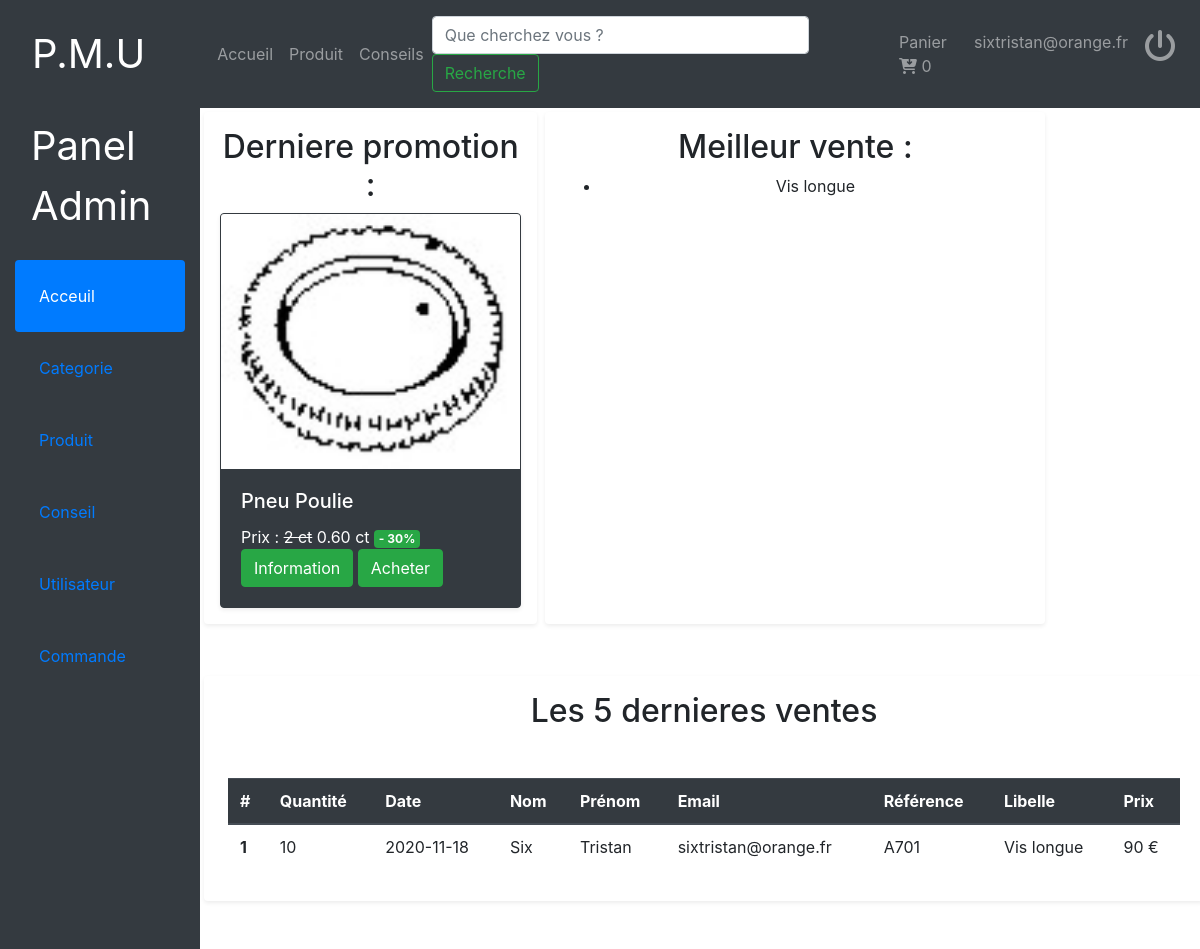
The page /vue/dashboard.php (signed in) on the database its author committed.
### tables this page shows
CREATE TABLE IF NOT EXISTS `commande` (
  `id_commande` int NOT NULL AUTO_INCREMENT,
  `quantité` int NOT NULL,
  `date` date NOT NULL,
  `id_utilisateur` int NOT NULL,
  `id_produit` int NOT NULL,
  PRIMARY KEY (`id_commande`),
  KEY `fk_utilisateur` (`id_utilisateur`),
  KEY `fk_produit` (`id_produit`)
);

CREATE TABLE IF NOT EXISTS `utilisateur` (
  `id` int NOT NULL AUTO_INCREMENT,
  `Nom` varchar(255) NOT NULL,
  `Prenom` varchar(255) NOT NULL,
  `email` varchar(255) NOT NULL,
  `MDP` varchar(255) NOT NULL,
  `Raison` varchar(255) NOT NULL,
  `adresse` varchar(255) NOT NULL,
  `codepostal` int NOT NULL,
  `ville` varchar(255) NOT NULL,
  `tel` varchar(255) NOT NULL,
  `id_cat` int NOT NULL,
  PRIMARY KEY (`id`),
  KEY `fk_cat_util` (`id_cat`)
);

CREATE TABLE IF NOT EXISTS `produit` (
  `id_produit` int NOT NULL AUTO_INCREMENT,
  `reference` varchar(5) NOT NULL,
  `quantité` int NOT NULL,
  `prix_unitaire` int NOT NULL,
  `libelle` varchar(255) NOT NULL,
  `description` text NOT NULL,
  `id_cat` int NOT NULL,
  `promotion` int DEFAULT NULL,
  PRIMARY KEY (`id_produit`),
  KEY `fk_cat` (`id_cat`)
);

### models/ArticleManager.php (called while the page is built, shortened)
<?php
include_once('Article.php');
class articleManager
{
  public function getMeilleureVente()
  {
    $ventes = [];
    $DBase = new Connect();
		$db = $DBase->connexion();
    $q = $db->prepare('SELECT `libelle` FROM `produit` JOIN commande ON produit.id_produit=commande.id_produit
    GROUP by commande.id_produit ORDER BY COUNT(commande.id_produit) LIMIT 5 ');
    $q->execute();
    while ($donnees = $q->fetch(PDO::FETCH_ASSOC))
    {
      $ventes[] = new Article($donnees);
    }
    return $ventes;
  }
  public function lastPromotion()
  {
    $promotions = [];
    $DBase = new Connect();
		$db = $DBase->connexion();
    $q = $db->prepare('SELECT id_produit,libelle,chemin,image,description,prix_unitaire,quantité,ROUND(prix_unitaire*(pourcentage/100),2)as prix,promotion,pourcentage,datefin
    from produit join objet on objet.id_prod = id_produit
    join promotion on promotion.id = produit.promotion
    where CURDATE() between datedebut and datefin ORDER by promotion.datedebut DESC LIMIT 4 ');
    $q->execute();
    while ($donnees = $q->fetch(PDO::FETCH_ASSOC))
    {
      $promotions[] = new Article($donnees);
    }
    return $promotions;
  }
}

### models/Article.php (called while the page is built, shortened)
<?php
class Article
{
	private $_id ;
	private $_prix_unitaire = 0;
	private $_libelle = "";
	private $_chemin = "";
	private $_nomImage = "";
	private $_prixPromo;
	private $_pourcentage;
	public function __construct($donnees)
	{
		if (isset($donnees['id_produit'])) {
			$this->_id = $donnees['id_produit'];
		}
		if (isset($donnees['prix_unitaire'])) {
			$this->_prix_unitaire = $donnees['prix_unitaire'];
		}
		if (isset($donnees['libelle'])) {
			$this->_libelle = $donnees['libelle'];
		}
		if (isset($donnees['chemin'])) {
			$this->_chemin = $donnees['chemin'];
		}
		if (isset($donnees['image'])) {
			$this->_nomImage = $donnees['image'];
		}
		if (isset($donnees['prix'])) {
			$this->_prixPromo = $donnees['prix'];
		}
		if (isset($donnees['pourcentage'])) {
			$this->_pourcentage = $donnees['pourcentage'];
		}
	}
	public function getId()
	{
		return $this->_id;
	}
	public function getPrix()
	{
		return $this->_prix_unitaire;
	}
	public function getLibelle()
	{
		return $this->_libelle;
	}
	public function getImage()
	{
		return $this->_chemin;
	}
	public function getNomImage()
	{
		return $this->_nomImage;
	}
	public function getPrixPromo()
	{
		return $this->_prixPromo;
	}
	public function getPourcentage()
	{
		return $this->_pourcentage;
	}
}
 ?>

### models/CommandeManagerBis.php (called while the page is built, shortened)
<?php
include_once('Commande.php');
class CommandeManager
{
    public function listeCommande()
  {
    $DBase = new Connect();
    $db = $DBase->connexion();
    $commandes = [];
    $q = $db->prepare('SELECT id_commande,commande.quantité,date,utilisateur.Nom,utilisateur.Prenom,utilisateur.email,produit.reference,produit.libelle,
    (produit.prix_unitaire * commande.quantité) AS prix FROM commande
    JOIN utilisateur ON commande.id_utilisateur = utilisateur.id
    JOIN produit on commande.id_produit = produit.id_produit ');
    $q->execute();
    while ($donnees = $q->fetch(PDO::FETCH_ASSOC))
    {
      $commandes[] = new Commande($donnees);
    }
    return $commandes;
  }
}
?>

### models/Commande.php (called while the page is built)
<?php
class Commande
{
	private $_id ;
    private $_quantite = "";
    private $_date = "";
	private $_nom = "";
	private $_prenom = "";
	private $_email= "";
	private $_reference = "";
	private $_libelle = "";
    private $_prix = "";
	public function __construct($donnees)
	{
		if (isset($donnees['id_commande'])) {
			$this->_id = $donnees['id_commande'];
        }
        if (isset($donnees['quantité'])) {
			$this->_quantite = $donnees['quantité'];
        }
        if (isset($donnees['date'])) {
			$this->_date = $donnees['date'];
		}
		if (isset($donnees['Nom'])) {
			$this->_nom = $donnees['Nom'];
		}
		if (isset($donnees['Prenom'])) {
			$this->_prenom = $donnees['Prenom'];
		}
		if (isset($donnees['email'])) {
			$this->_email = $donnees['email'];
        }
        if (isset($donnees['reference'])) {
			$this->_reference = $donnees['reference'];
        }
        if (isset($donnees['libelle'])) {
			$this->_libelle = $donnees['libelle'];
        }
        if (isset($donnees['prix'])) {
			$this->_prix = $donnees['prix'];
		}
	}
	public function getId()
	{
		return $this->_id;
    }
    public function getDate()
	{
		return $this->_date;
	}
	public function getNom()
	{
		return $this->_nom;
	}
	public function getPrenom()
	{
		return $this->_prenom;
	}
	public function getEmail()
	{
		return $this->_email;
    }
    public function getReference()
	{
		return $this->_reference;
	}
	public function getQuantite()
	{
		return $this->_quantite;
	}
	public function getPrix()
	{
		return $this->_prix;
	}
	public function getLibelle()
	{
		return $this->_libelle;
	}
}
 ?>

### vue/adminAcceuil.php (shortened to what this page needs)
<?php
    include_once('../models/CommandeManagerBis.php');
    include_once('../models/ArticleManager.php');
    $Com_man = new CommandeManager();
    $Art_man = new articleManager();
    $ventes = $Art_man->getMeilleureVente();
    $tailleVente = sizeof($ventes);
    $articlePromo = $Art_man->lastPromotion();
    $commandes = $Com_man->listeCommande();
    $tailleCommande = sizeof($commandes);
?>
<div class="row">
    <div class="col-4 shadow-sm m-1 p-3 mb-5 bg-white rounded">
    <h2 class="text-center">Derniere promotion :</h2>
        <div class="card border border-dark  shadow-sm bg-dark  text-white rounded">
            <img src=<?php echo '"'.$articlePromo[0]->getImage().'"'?> class="card-img-top" alt="<?php echo $articlePromo[0]->getNomImage()?>">
            <div class="card-body">
                <div class="row">
                    <div class="col">
                        <h5 class="card-title"><?php echo $articlePromo[0]->getLibelle() ?></h5>
                            <span class="card-link">Prix : <del><?php echo $articlePromo[0]->getPrix() ?> ct</del>  <?php echo $articlePromo[0]->getPrixPromo() ?> ct</span>
                            <span class="badge badge-success">- <?php echo $articlePromo[0]->getPourcentage() ?>%</span>
                        <a href="pageProduit.php?id=<?php echo  $articlePromo[0]->getId()?>"><button class="card-link btn btn-success" name="info" id="info">Information</button></a>
                        <button class="card-link btn btn-success" name="acheter" id="acheter">Acheter</button>
                    </div>
                </div>
            </div>
        </div>
    </div>
    <div class="col-6 shadow-sm m-1 p-3 mb-5 bg-white rounded">
                <h2 class="text-center">Meilleur vente :</h2>
                <ul class="text-center">
                <?php
                    for ($i=0; $i < $tailleVente; $i++) {
                        echo '<li> '. $ventes[$i]->getLibelle() . '</li> ';
                    }
                ?>
                </ul>
    </div>
</div>
<div class="row">
    <div class="col-12 shadow-sm m-1 p-3 mb-5 bg-white rounded">
    <h2 class="text-center">Les 5 dernieres ventes</h2>
        <div class="table-responsive-sm m-2 mt-5">
            <table class="table">
                <thead class="thead-dark">
                    <tr>
                    <th scope="col">#</th>
                    <th scope="col">Quantité</th>
                    <th scope="col">Date</th>
                    <th scope="col">Nom</th>
                    <th scope="col">Prénom</th>
                    <th scope="col">Email</th>
                    <th scope="col">Référence</th>
                    <th scope="col">Libelle</th>
                    <th scope="col">Prix</th>
                    </tr>
                </thead>
                <tbody>
                <?php
                        for ($i=0; $i < $tailleCommande; $i++) {
                    ?>
                    <tr>
                    <th scope="row"><?php echo $commandes[$i]->getId()?></th>
                    <td><?php echo $commandes[$i]->getQuantite()?></td>
                    <td><?php echo $commandes[$i]->getDate()?></td>
                    <td><?php echo $commandes[$i]->getNom()?></td>
                    <td><?php echo $commandes[$i]->getPrenom()?></td>
                    <td><?php echo $commandes[$i]->getEmail()?></td>
                    <td><?php echo $commandes[$i]->getReference()?></td>
                    <td><?php echo $commandes[$i]->getlibelle()?></td>
                    <td><?php echo $commandes[$i]->getprix()?> €</td>
                <?php
                        }
                ?>
                </tbody>
            </table>
        </div>
    </div>
</div>

### public/template/template.css (style rules this page uses)
html { height: 100%; }
body { margin: 0; display: flex; flex-direction: column; min-height: 100vh; }

### rows shown on the page
commande: id_commande "1", quantité "10", date "2020-11-18", id_utilisateur.Nom "Six", id_utilisateur.Prenom "Tristan", id_utilisateur.email "sixtristan@orange.fr", id_produit.reference "A701", id_produit.libelle "Vis longue", prix "90"

### other values the page prints
$panier->nbArticles() "0"
$_SESSION['email'] "sixtristan@orange.fr"
$articlePromo[0]->getLibelle() "Pneu Poulie"
$articlePromo[0]->getPrix() "2"
$articlePromo[0]->getPrixPromo() "0.60"
$articlePromo[0]->getPourcentage() "30"
$ventes[$i]->getLibelle() "Vis longue"
